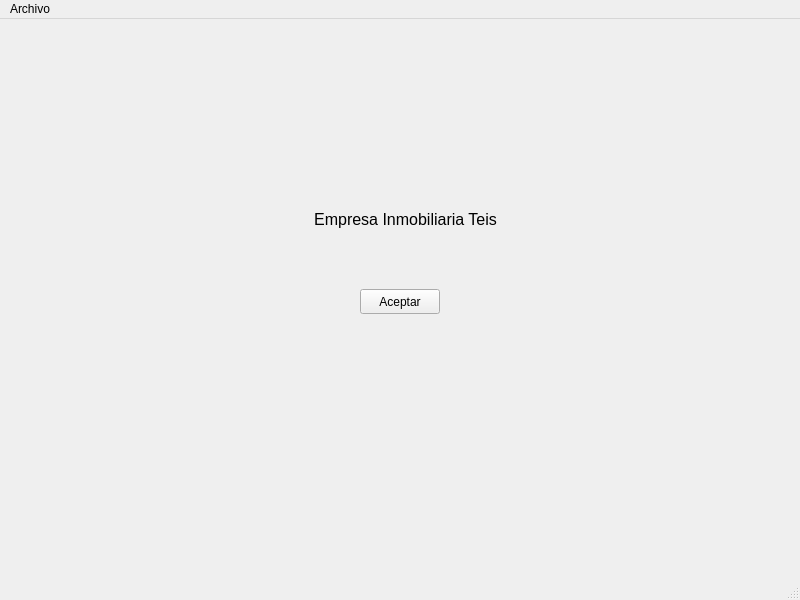
<?xml version="1.0" encoding="UTF-8"?>
<ui version="4.0">
 <class>venPrincipal</class>
 <widget class="QMainWindow" name="venPrincipal">
  <property name="geometry">
   <rect>
    <x>0</x>
    <y>0</y>
    <width>800</width>
    <height>600</height>
   </rect>
  </property>
  <property name="windowTitle">
   <string>MainWindow</string>
  </property>
  <widget class="QWidget" name="centralwidget">
   <widget class="QLabel" name="label">
    <property name="geometry">
     <rect>
      <x>310</x>
      <y>130</y>
      <width>191</width>
      <height>141</height>
     </rect>
    </property>
    <property name="font">
     <font>
      <pointsize>12</pointsize>
     </font>
    </property>
    <property name="text">
     <string>Empresa Inmobiliaria Teis</string>
    </property>
    <property name="alignment">
     <set>Qt::AlignCenter</set>
    </property>
   </widget>
   <widget class="QPushButton" name="Pprincipal">
    <property name="geometry">
     <rect>
      <x>360</x>
      <y>270</y>
      <width>80</width>
      <height>25</height>
     </rect>
    </property>
    <property name="minimumSize">
     <size>
      <width>80</width>
      <height>25</height>
     </size>
    </property>
    <property name="maximumSize">
     <size>
      <width>80</width>
      <height>25</height>
     </size>
    </property>
    <property name="text">
     <string>Aceptar</string>
    </property>
   </widget>
  </widget>
  <widget class="QMenuBar" name="menubar">
   <property name="geometry">
    <rect>
     <x>0</x>
     <y>0</y>
     <width>800</width>
     <height>21</height>
    </rect>
   </property>
   <widget class="QMenu" name="menuArchivo">
    <property name="title">
     <string>Archivo</string>
    </property>
    <addaction name="actionSalir"/>
   </widget>
   <addaction name="menuArchivo"/>
  </widget>
  <widget class="QStatusBar" name="statusbar"/>
  <action name="actionSalir">
   <property name="text">
    <string>Salir</string>
   </property>
  </action>
 </widget>
 <resources/>
 <connections/>
</ui>
